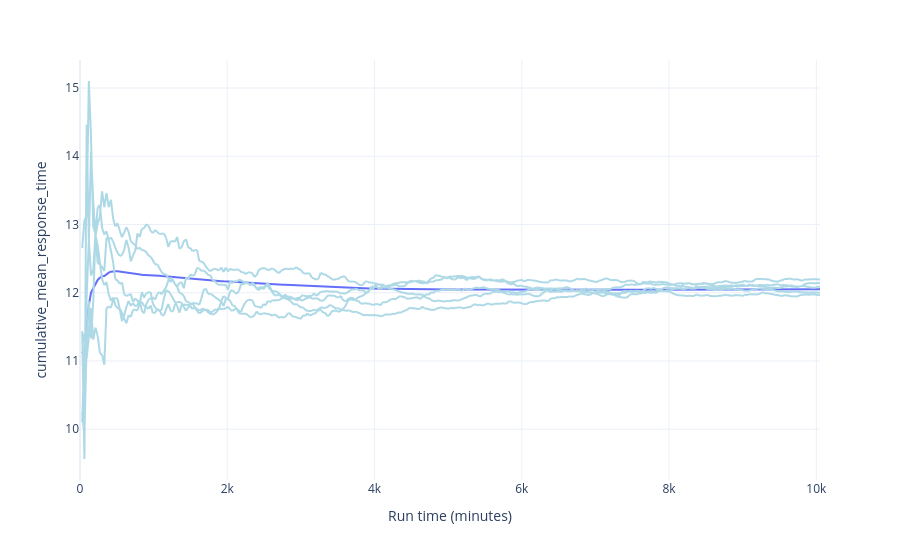

Notebook cell for this chart:
### Code cell
plot_warm_up(audit=audit, metric="response_time", category="C3")

### Figure 1 — Plotly figure (JSON) as saved in the notebook; plotly's stock layout.template omitted (floating-point values rounded to 4 significant figures; data arrays with more than 128 entries replaced by an {"elided": "..."} marker saying what was removed)
{"data": [{"hovertemplate": "run=0<br>time=%{x}<br>response_time=%{y}<extra></extra>", "legendgroup": "", "line": {"color": "lightblue", "dash": "solid"}, "marker": {"symbol": "circle"}, "mode": "lines", "name": "", "showlegend": false, "type": "scattergl", "x": {"elided": "336 int values"}, "xaxis": "x", "y": {"elided": "336 float values"}, "yaxis": "y"}, {"hovertemplate": "run=1<br>time=%{x}<br>response_time=%{y}<extra></extra>", "legendgroup": "", "line": {"color": "lightblue", "dash": "solid"}, "marker": {"symbol": "circle"}, "mode": "lines", "name": "", "showlegend": false, "type": "scattergl", "x": {"elided": "336 int values"}, "xaxis": "x", "y": {"elided": "336 float values"}, "yaxis": "y"}, {"hovertemplate": "run=2<br>time=%{x}<br>response_time=%{y}<extra></extra>", "legendgroup": "", "line": {"color": "lightblue", "dash": "solid"}, "marker": {"symbol": "circle"}, "mode": "lines", "name": "", "showlegend": false, "type": "scattergl", "x": {"elided": "336 int values"}, "xaxis": "x", "y": {"elided": "336 float values"}, "yaxis": "y"}, {"hovertemplate": "run=3<br>time=%{x}<br>response_time=%{y}<extra></extra>", "legendgroup": "", "line": {"color": "lightblue", "dash": "solid"}, "marker": {"symbol": "circle"}, "mode": "lines", "name": "", "showlegend": false, "type": "scattergl", "x": {"elided": "336 int values"}, "xaxis": "x", "y": {"elided": "336 float values"}, "yaxis": "y"}, {"hovertemplate": "run=4<br>time=%{x}<br>response_time=%{y}<extra></extra>", "legendgroup": "", "line": {"color": "lightblue", "dash": "solid"}, "marker": {"symbol": "circle"}, "mode": "lines", "name": "", "showlegend": false, "type": "scattergl", "x": {"elided": "336 int values"}, "xaxis": "x", "y": {"elided": "336 float values"}, "yaxis": "y"}, {"hovertemplate": "time=%{x}<br>overall_cumulative=%{y}<extra></extra>", "legendgroup": "", "line": {"color": "#636efa", "dash": "solid"}, "marker": {"symbol": "circle"}, "mode": "lines", "name": "", "orientation": "v", "showlegend": false, "type": "scatter", "x": {"elided": "336 int values"}, "xaxis": "x", "y": {"elided": "336 float values"}, "yaxis": "y"}], "layout": {"legend": {"tracegroupgap": 0}, "margin": {"t": 60}, "xaxis": {"anchor": "y", "domain": [0, 1], "title": {"text": "Run time (minutes)"}}, "yaxis": {"anchor": "x", "domain": [0, 1], "title": {"text": "cumulative_mean_response_time"}}}}
